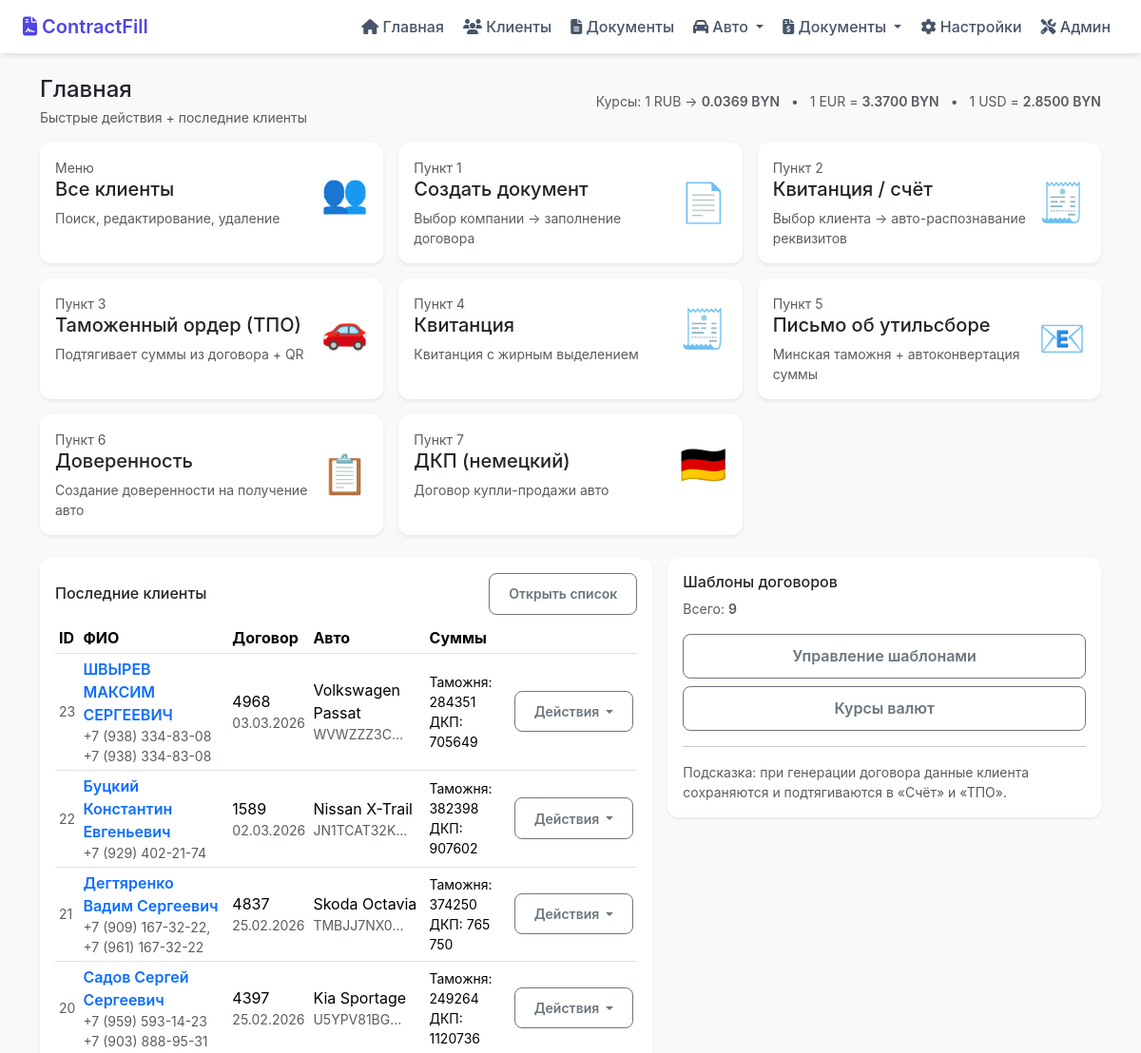
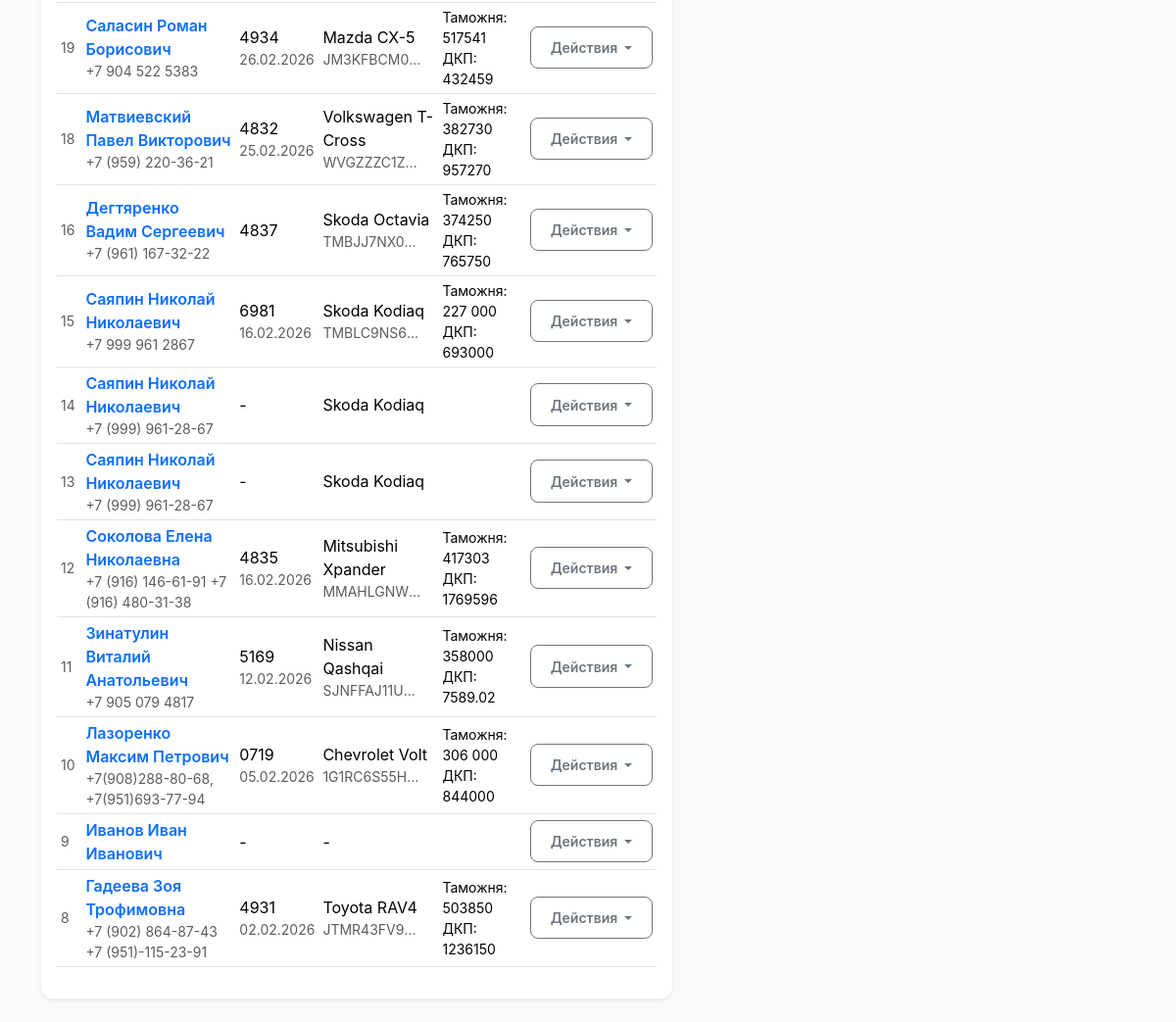
/dashboard, run on the app's committed database (2 pictures, top to bottom).
### tables this page shows
CREATE TABLE clients (
            id INTEGER PRIMARY KEY AUTOINCREMENT,
            fio TEXT NOT NULL DEFAULT '',
            contract_no TEXT NOT NULL DEFAULT '',
            contract_date TEXT NOT NULL DEFAULT '',
            car_model TEXT NOT NULL DEFAULT ''
        , passport TEXT NOT NULL DEFAULT '', organ TEXT NOT NULL DEFAULT '', vydan TEXT NOT NULL DEFAULT '', address TEXT NOT NULL DEFAULT '', phone TEXT NOT NULL DEFAULT '', customs_amount TEXT NOT NULL DEFAULT '', dkp_amount TEXT NOT NULL DEFAULT '', last_template_id TEXT NOT NULL DEFAULT '', last_contract_json TEXT NOT NULL DEFAULT '', vin TEXT NOT NULL DEFAULT '', obem TEXT NOT NULL DEFAULT '', vypusk TEXT NOT NULL DEFAULT '', registr TEXT NOT NULL DEFAULT '', last_tpo_json TEXT NOT NULL DEFAULT '', tpo_summa_byn TEXT NOT NULL DEFAULT '', tpo_price_eur TEXT NOT NULL DEFAULT '', company_inn TEXT NOT NULL DEFAULT '', company_address TEXT NOT NULL DEFAULT '', company_name TEXT NOT NULL DEFAULT '', company_id TEXT NOT NULL DEFAULT '', updated_at TEXT NOT NULL DEFAULT '', color TEXT NOT NULL DEFAULT '', probeg TEXT NOT NULL DEFAULT '', engine TEXT NOT NULL DEFAULT '', delivery TEXT NOT NULL DEFAULT '', last_proxy_fio TEXT DEFAULT '', last_company_id TEXT DEFAULT '');

### main.py (the view)
@app.get("/dashboard", response_class=HTMLResponse)
def dashboard(request: Request):
    templates = list_templates()
    clients = db_list_clients(200)
    companies = sorted({(t.get("company") or "").strip() for t in templates if (t.get("company") or "").strip()})
    currency = get_currency_rates()
    return jinja.TemplateResponse(
        "dashboard.html",
        {
            "request": request,
            "templates": templates,
            "clients": clients,
            "companies": companies,
            "currency": currency,
        },
    )

### templates/dashboard.html (shortened to what this page needs)
{% extends "base.html" %}
{% block content %}
<div class="d-flex flex-wrap justify-content-between align-items-center gap-2 mb-3">
  <div>
    <h1 class="h4 mb-1">Главная</h1>
    <div class="text-muted small">Быстрые действия + последние клиенты</div>
  </div>
  <div class="text-muted small">
    Курсы: 1 RUB → <span class="fw-semibold">{{ '%.4f' % currency['rub_to_byn'] }} BYN</span>
    <span class="mx-2">•</span>
    1 EUR = <span class="fw-semibold">{{ '%.4f' % currency['eur_byn'] }} BYN</span>
    <span class="mx-2">•</span>
    1 USD = <span class="fw-semibold">{{ '%.4f' % currency['usd_byn'] }} BYN</span>
  </div>
</div>
<div class="row g-3 mb-4">
  <div class="col-12 col-md-4">
    <a href="/clients" class="card shadow-sm border-0 text-decoration-none h-100">
      <div class="card-body">
        <div class="d-flex align-items-center justify-content-between">
          <div>
            <div class="text-muted small">Меню</div>
            <div class="h5 mb-0">Все клиенты</div>
            <div class="text-muted small mt-2">Поиск, редактирование, удаление</div>
          </div>
          <div class="display-6">👥</div>
        </div>
      </div>
    </a>
  </div>
  <div class="col-12 col-md-4">
    <a href="/documents" class="card shadow-sm border-0 text-decoration-none h-100">
      <div class="card-body">
        <div class="d-flex align-items-center justify-content-between">
          <div>
            <div class="text-muted small">Пункт 1</div>
            <div class="h5 mb-0">Создать документ</div>
            <div class="text-muted small mt-2">Выбор компании → заполнение договора</div>
          </div>
          <div class="display-6">📄</div>
        </div>
      </div>
    </a>
  </div>
  <div class="col-12 col-md-4">
    <a href="/invoice" class="card shadow-sm border-0 text-decoration-none h-100">
      <div class="card-body">
        <div class="d-flex align-items-center justify-content-between">
          <div>
            <div class="text-muted small">Пункт 2</div>
            <div class="h5 mb-0">Квитанция / счёт</div>
            <div class="text-muted small mt-2">Выбор клиента → авто-распознавание реквизитов</div>
          </div>
          <div class="display-6">🧾</div>
        </div>
      </div>
    </a>
  </div>
  <div class="col-12 col-md-4">
    <a href="/tpo" class="card shadow-sm border-0 text-decoration-none h-100">
      <div class="card-body">
        <div class="d-flex align-items-center justify-content-between">
          <div>
            <div class="text-muted small">Пункт 3</div>
            <div class="h5 mb-0">Таможенный ордер (ТПО)</div>
            <div class="text-muted small mt-2">Подтягивает суммы из договора + QR</div>
          </div>
          <div class="display-6">🚗</div>
        </div>
      </div>
    </a>
  </div>
  <div class="col-12 col-md-4">
    <a href="/kvit" class="card shadow-sm border-0 text-decoration-none h-100">
      <div class="card-body">
        <div class="d-flex align-items-center justify-content-between">
          <div>
            <div class="text-muted small">Пункт 4</div>
            <div class="h5 mb-0">Квитанция</div>
            <div class="text-muted small mt-2">Квитанция с жирным выделением</div>
          </div>
          <div class="display-6">🧾</div>
        </div>
      </div>
    </a>
  </div>
  <div class="col-12 col-md-4">
    <a href="/util" class="card shadow-sm border-0 text-decoration-none h-100">
      <div class="card-body">
        <div class="d-flex align-items-center justify-content-between">
          <div>
            <div class="text-muted small">Пункт 5</div>
            <div class="h5 mb-0">Письмо об утильсборе</div>
            <div class="text-muted small mt-2">Минская таможня + автоконвертация суммы</div>
          </div>
          <div class="display-6">📧</div>
        </div>
      </div>
    </a>
  </div>
  <div class="col-12 col-md-4">
    <a href="/proxy" class="card shadow-sm border-0 text-decoration-none h-100">
      <div class="card-body">
        <div class="d-flex align-items-center justify-content-between">
          <div>
            <div class="text-muted small">Пункт 6</div>
            <div class="h5 mb-0">Доверенность</div>
            <div class="text-muted small mt-2">Создание доверенности на получение авто</div>
          </div>
          <div class="display-6">📋</div>
        </div>
      </div>
    </a>
  </div>
  <div class="col-12 col-md-4">
    <a href="/dkp" class="card shadow-sm border-0 text-decoration-none h-100">
      <div class="card-body">
        <div class="d-flex align-items-center justify-content-between">
          <div>
            <div class="text-muted small">Пункт 7</div>
            <div class="h5 mb-0">ДКП (немецкий)</div>
            <div class="text-muted small mt-2">Договор купли-продажи авто</div>
          </div>
          <div class="display-6">🇩🇪</div>
        </div>
      </div>
    </a>
  </div>
</div>
<div class="row g-3">
  <div class="col-12 col-lg-7">
    <div class="card shadow-sm border-0">
      <div class="card-body">
        <div class="d-flex justify-content-between align-items-center mb-2">
          <h2 class="h6 mb-0">Последние клиенты</h2>
          <a class="btn btn-sm btn-outline-secondary" href="/clients">Открыть список</a>
        </div>
        {% if clients %}
          <div class="table-responsive">
            <table class="table table-sm align-middle">
              <thead>
                <tr>
                  <th>ID</th>
                  <th>ФИО</th>
                  <th>Договор</th>
                  <th>Авто</th>
                  <th>Суммы</th>
                  <th></th>
                </tr>
              </thead>
              <tbody>
                {% for c in clients[:15] %}
                <tr>
                  <td class="text-muted small">{{ c.id }}</td>
                  <td>
                    <a href="/client/{{ c.id }}" class="text-decoration-none fw-semibold">{{ c.fio }}</a>
                    <div class="text-muted small">{{ c.phone or '' }}</div>
                  </td>
                  <td>
                    {{ c.contract_no or '-' }}
                    {% if c.contract_date %}<div class="small text-muted">{{ c.contract_date }}</div>{% endif %}
                  </td>
                  <td>
                    {{ c.car_model or '-' }}
                    {% if c.vin %}<div class="small text-muted text-truncate" style="max-width: 100px;">{{ c.vin }}</div>{% endif %}
                  </td>
                  <td>
                    <div class="small">
                      {% if c.customs_amount %}<div>Таможня: {{ c.customs_amount }}</div>{% endif %}
                      {% if c.dkp_amount %}<div>ДКП: {{ c.dkp_amount }}</div>{% endif %}
                    </div>
                  </td>
                  <td>
                    <div class="dropdown">
                      <button class="btn btn-sm btn-outline-secondary dropdown-toggle" type="button" data-bs-toggle="dropdown">
                        Действия
                      </button>
                    </div>
                  </td>
                </tr>
                {% endfor %}
              </tbody>
            </table>
          </div>
        {% else %}
          <div class="text-muted">Клиентов пока нет. Создай договор — данные сохранятся автоматически.</div>
        {% endif %}
      </div>
    </div>
  </div>
  <div class="col-12 col-lg-5">
    <div class="card shadow-sm border-0">
      <div class="card-body">
        <h2 class="h6 mb-2">Шаблоны договоров</h2>
        <div class="text-muted small mb-3">Всего: <span class="fw-semibold">{{ templates|length }}</span></div>
        <div class="d-grid gap-2">
          <a class="btn btn-outline-secondary" href="/admin">Управление шаблонами</a>
          <a class="btn btn-outline-secondary" href="/settings">Курсы валют</a>
        </div>
        <hr />
        <div class="text-muted small">Подсказка: при генерации договора данные клиента сохраняются и подтягиваются в «Счёт» и «ТПО».</div>
      </div>
    </div>
  </div>
</div>
{% endblock %}

### static/modern.css (style rules this page uses)
:root { --primary: #4f46e5; --primary-light: #6366f1; --success: #10b981; --warning: #f59e0b; --danger: #ef4444; --shadow: 0 4px 6px -1px rgba(0,0,0,0.1); --shadow-lg: 0 10px 15px -3px rgba(0,0,0,0.1); }
body { font-family: -apple-system, BlinkMacSystemFont, 'Segoe UI', Roboto, sans-serif; background: #f8fafc; }
.card { border: none; border-radius: 0.75rem; box-shadow: var(--shadow); transition: box-shadow 0.3s, transform 0.3s; }
.btn { border-radius: 0.5rem; font-weight: 600; padding: 0.65rem 1.25rem; transition: all 0.2s; }
.table thead { background: var(--primary); color: white; }

### data on the page
clients: id "23", fio "ШВЫРЕВ МАКСИМ СЕРГЕЕВИЧ", phone "+7 (938) 334-83-08 +7 (938) 334-83-08", contract_no "4968", contract_date "03.03.2026", car_model "Volkswagen Passat", vin "WVWZZZ3C…", customs_amount "284351", dkp_amount "705649"
clients: id "22", fio "Буцкий Константин Евгеньевич", phone "+7 (929) 402-21-74", contract_no "1589", contract_date "02.03.2026", car_model "Nissan X-Trail", vin "JN1TCAT32K…", customs_amount "382398", dkp_amount "907602"
clients: id "21", fio "Дегтяренко Вадим Сергеевич", phone "+7 (909) 167-32-22, +7 (961) 167-32-22", contract_no "4837", contract_date "25.02.2026", car_model "Skoda Octavia", vin "TMBJJ7NX0…", customs_amount "374250", dkp_amount "765 750"
clients: id "20", fio "Садов Сергей Сергеевич", phone "+7 (959) 593-14-23 +7 (903) 888-95-31", contract_no "4397", contract_date "25.02.2026", car_model "Kia Sportage", vin "U5YPV81BG…", customs_amount "249264", dkp_amount "1120736"
clients: id "19", fio "Саласин Роман Борисович", phone "+7 904 522 5383", contract_no "4934", contract_date "26.02.2026", car_model "Mazda CX-5", vin "JM3KFBCM0…", customs_amount "517541", dkp_amount "432459"
clients: id "18", fio "Матвиевский Павел Викторович", phone "+7 (959) 220-36-21", contract_no "4832", contract_date "25.02.2026", car_model "Volkswagen T-Cross", vin "WVGZZZC1Z…", customs_amount "382730", dkp_amount "957270"
clients: id "16", fio "Дегтяренко Вадим Сергеевич", phone "+7 (961) 167-32-22", contract_no "4837", car_model "Skoda Octavia", vin "TMBJJ7NX0…", customs_amount "374250", dkp_amount "765750"
clients: id "15", fio "Саяпин Николай Николаевич", phone "+7 999 961 2867", contract_no "6981", contract_date "16.02.2026", car_model "Skoda Kodiaq", vin "TMBLC9NS6…", customs_amount "227 000", dkp_amount "693000"
clients: id "14", fio "Саяпин Николай Николаевич", phone "+7 (999) 961-28-67", contract_no "-", car_model "Skoda Kodiaq"
clients: id "13", fio "Саяпин Николай Николаевич", phone "+7 (999) 961-28-67", contract_no "-", car_model "Skoda Kodiaq"
clients: id "12", fio "Соколова Елена Николаевна", phone "+7 (916) 146-61-91 +7 (916) 480-31-38", contract_no "4835", contract_date "16.02.2026", car_model "Mitsubishi Xpander", vin "MMAHLGNW…", customs_amount "417303", dkp_amount "1769596"
clients: id "11", fio "Зинатулин Виталий Анатольевич", phone "+7 905 079 4817", contract_no "5169", contract_date "12.02.2026", car_model "Nissan Qashqai", vin "SJNFFAJ11U…", customs_amount "358000", dkp_amount "7589.02"
clients: id "10", fio "Лазоренко Максим Петрович", phone "+7(908)288-80-68, +7(951)693-77-94", contract_no "0719", contract_date "05.02.2026", car_model "Chevrolet Volt", vin "1G1RC6S55H…", customs_amount "306 000", dkp_amount "844000"
clients: id "9", fio "Иванов Иван Иванович", contract_no "-", car_model "-"
clients: id "8", fio "Гадеева Зоя Трофимовна", phone "+7 (902) 864-87-43 +7 (951)-115-23-91", contract_no "4931", contract_date "02.02.2026", car_model "Toyota RAV4", vin "JTMR43FV9…", customs_amount "503850", dkp_amount "1236150"

### other printed values
{{ '%.4f' % currency['rub_to_byn'] }} "0.0369"
{{ '%.4f' % currency['eur_byn'] }} "3.3700"
{{ '%.4f' % currency['usd_byn'] }} "2.8500"
{{ templates|length }} "9"
